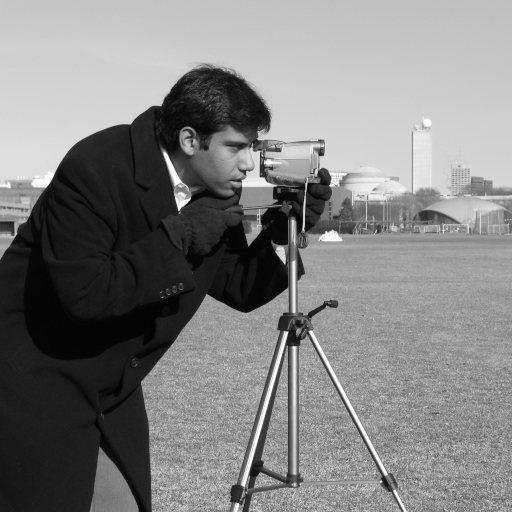
#> input picture skimage.data.camera(), 512 x 512 px; the run also reads 2 pictures not shown here
$ jupyter execute --allow-errors 2-Fourier_Transform.ipynb
#> lines starting #> are read from the running program, lines starting #| are printed output that depends on the picture
# Part 2: The Fourier Transform and the Frequency Domain

## The "recipe" for a signal

In the previous section, we discussed how signals can be composed of multiple sine waves. We can use a tool called the Fourier Transform to decompose a signal into its constituent sine waves.

Lets look at an example of a synthetic signal composed of four sine waves of varying frequencies:

[cell 1]
import numpy as np
import matplotlib.pyplot as plt

plt.style.use('seaborn-colorblind')
font = {'size': 18}

[cell 2]
f = [1/3, 1/2, 2, 3]
n_samples = 1001
x = np.linspace(-10, 10, n_samples)
y = [np.sin(x * freq * (2 * np.pi)) for freq in f]
y = np.sum(y, axis=0)

# Plot
plt.figure(figsize=(15,8))
plt.xlabel('Time (s)', fontdict=font)
plt.ylabel('Magnitude', fontdict=font)
plt.plot(x,y);
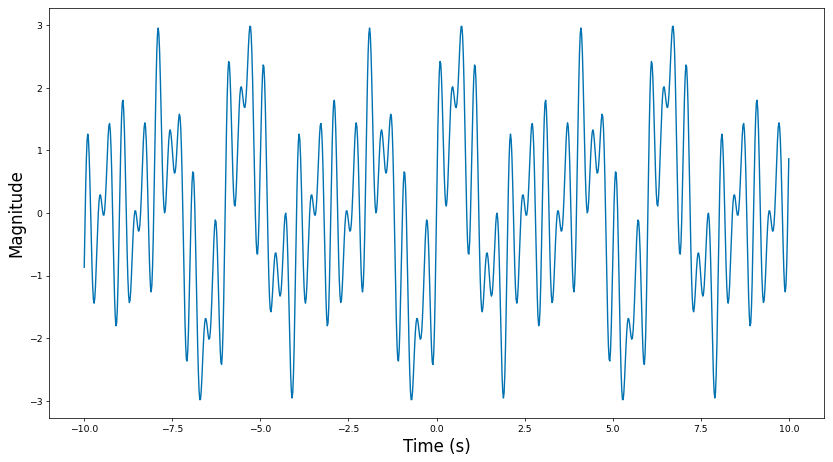
#> figure drawn by matplotlib, 1 panel; curve peaks at x = -5.28, y = 2.98

And now lets look at how we can use `scipy.fftpack.fft` to identify the individual sine wave components used to create the synthetic signal. FFT stands for "Fast Fourier Transform", which is an implementation of a discrete Fourier transform (vs. continuous, because we are dealing with samples of a signal, not a continuous function).

The FFT allows us to view a signal in the Frequency Domain, rather than the more intuitive Time Domain:

[cell 3]
from scipy.fftpack import fft, fftfreq, fftshift

freq_y = fftshift(np.abs(fft(y))) # fft, with centered origin
freq_x = fftshift(fftfreq(x.size, x[1] - x[0])) # find frequencies of fft

# Plot
plt.figure(figsize=(15, 8))
plt.xlabel('Frequency (Hz)', fontdict=font)
plt.ylabel('Magnitude', fontdict=font)
plt.plot(freq_x, freq_y);
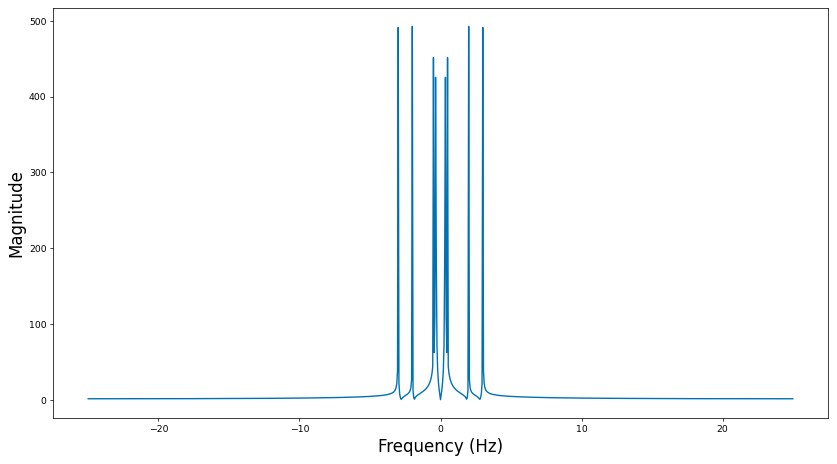
#> figure drawn by matplotlib, 1 panel; curve peaks at x = -2, y = 492.8

In this new plot, the x-axis is now representing frequency instead of time. If you look carefully, you can see eight spikes in that plot. These are more obvious if you zoom in:

[cell 4]
plt.figure(figsize=(15, 8))
plt.xlabel('Frequency (Hz)', fontdict=font)
plt.ylabel('Magnitude', fontdict=font)
plt.xlim(-3.5, 3.5)
plt.plot(freq_x, freq_y);
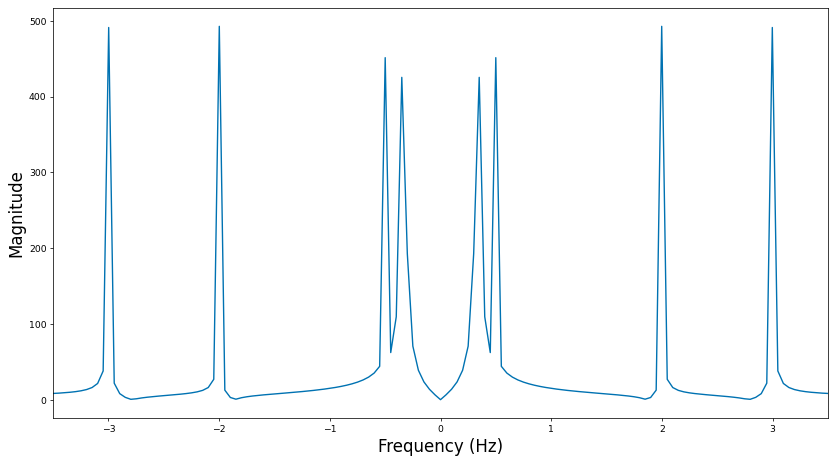
#> figure drawn by matplotlib, 1 panel; curve peaks at x = -2, y = 492.8

Now you can notice that the eight peaks are located at exactly the frequencies of the sine waves we used to create the synthetic signal (as well as the corresponding negative values). We can obtain the exact values of all peaks:

[cell 5]
from scipy.signal import find_peaks

peaks = find_peaks(freq_y)
peak_coords = freq_x[peaks[0]]
print(peak_coords)

Note that the output we are looking at so far is just frequency information (actually, the magnitude of a sine wave component at a particular frequency). There is no phase information in the peaks as they have been plotted. So lets go back to our original synthetic signal and shift our sine waves with respect to the origin.

[cell 6]
f = [1/3, 1/2, 2, 3]
phase_shifts = [(np.pi * 0.5),(np.pi),(np.pi * 0.3),(np.pi * 0.7)]
y2 = [np.sin((x * freq * (2 * np.pi)) + phase) for freq, phase in zip(f, phase_shifts)]
y2 = np.sum(y2, axis=0)

# Plot
plt.figure(figsize=(15,8))
plt.xlabel('Time (s)', fontdict=font)
plt.ylabel('Magnitude', fontdict=font)
plt.plot(x,y2, label='phases shifted')
plt.plot(x,y, label='original', color='C2')
plt.legend();
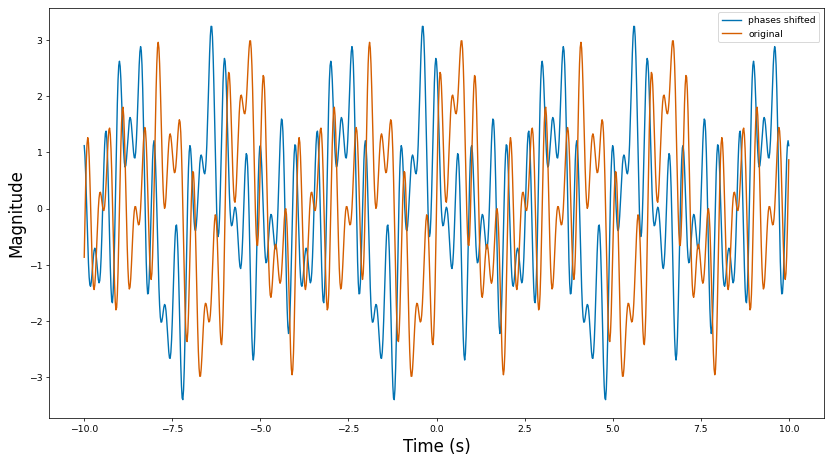
#> figure drawn by matplotlib, 1 panel; curve peaks at x = -0.4, y = 3.24; curve peaks at x = -5.28, y = 2.98

This signal thus contains the same frequencies as the first example, but those frequencies are phased differently, so the signals look quite different. Now lets take a look at the fourier transform of the phase-shifted example:

[cell 7]
freq_y2 = fftshift(np.abs(fft(y2)))

# Plot
plt.figure(figsize=(15, 8))
plt.xlabel('Frequency (Hz)', fontdict=font)
plt.ylabel('Magnitude', fontdict=font)
plt.xlim(-3.5, 3.5)
plt.plot(freq_x, freq_y2)
peaks2 = find_peaks(freq_y2)
peak_coords2 = freq_x[peaks2[0]]
print(peak_coords2)

As you can see, the FFT gives us the magnitudes of the consituent frequencies of a signal regardless of the phase of those frequencies. Actually, the FFT *also* gives us phase information!

[cell 8]
# getting phase information
p = fftshift(np.angle(fft(y)))
p2 = fftshift(np.angle(fft(y2)))

# Plot
plt.figure(figsize=(15, 8))
plt.xlabel('Frequency (Hz)', fontdict=font)
plt.ylabel('Phase', fontdict=font)
plt.xlim(-3.5, 3.5)
plt.plot(freq_x, p, label='original')
plt.plot(freq_x, p2, label='phase shifted', color='C2')
plt.legend();

This plot looks a little crazy, but what we really want are the phase values *at the magnitude peaks*.

[cell 9]
# negative phase (phase between π and 2π) needs to be converted

phases = p[peaks[0]] % (np.pi * 2)

phases2 = p2[peaks2[0]] % (np.pi * 2)

diffs = np.array(phases2) - np.array(phases)

phase_diffs = diffs[4:] % (np.pi * 2) # we only want the positive peaks

print('Phases shifts we specified:', phase_shifts)
print('Values returned from FFT:', phase_diffs)

Notice the values are a bit off. This is expected and shouldn't cause you any concern right now (an explanation requires a bit more math and theory that won't be covered in this lesson). Nonetheless, the information that the FFT *does* return is perfectly sufficient to recreate the original signal:

[cell 10]
from scipy.fftpack import ifft, ifftshift

y_fft = fftshift(fft(y))
y_from_fft = ifft(ifftshift(y_fft))

# Plot
fig, ax = plt.subplots(nrows=3, figsize=(15,10))
fig.subplots_adjust(hspace=.5)
font = {'size': 15}

# Top plot
ax[0].plot(x, y)
ax[0].set_title('Original signal', fontdict=font)
ax[0].set_xlabel('Time (s)', fontdict=font)
ax[0].set_ylabel('Magnitude', fontdict=font)

# Middle plot
ax[1].set_xlim(-3.5, 3.5)
ax[1].set_xlabel('Frequency (Hz)', fontdict=font)
ax[1].set_ylabel('Magnitude', fontdict=font)
ax[1].plot(freq_x, np.abs(y_fft), label='magnitude')
ax[1].set_title('FFT')
ax[1].legend(loc=2)
ax_share = ax[1].twinx()
ax_share.plot(freq_x, np.angle(y_fft), color='C2', label='phase')
ax_share.legend(loc=1)
ax_share.set_ylabel('Phase', fontdict=font)

# Bottom plot
ax[2].plot(x, y_from_fft)
ax[2].set_title('Signal recovered from FFT', fontdict=font)
ax[2].set_xlabel('Time (s)', fontdict=font)
ax[2].set_ylabel('Magnitude', fontdict=font);

At this point you might be wondering why `fftshift`, `np.angle` and `np.abs` are necessary for working with our FFTs. We will go over this shortly.

First, lets take a look at a *real* signal to demonstrate the true power of the FFT. [This signal](https://www.kaggle.com/swayammittal65/wearable-motion-sensors/) comes from an accelerometer being worn by someone who is walking at a steady pace (such accelerometers are found in smart watches, smart phones, and fitness devices). This particular accelerometer is taking an instantaneous measure of acceleration roughly every 0.02065 seconds:

[cell 11]
import pandas as pd

# real signal from accelerometer
#> (the rest of this cell did not finish here and is left out)

As you have probably guessed by now, FFTs can be used to analyze real signals. This is because *all signals* can be described as a combination of sine waves! Of course, unlike our synthetic signal, the frequency representation of our real signal is much noiser, so the peaks are a little messier and spread out.

Nonetheless, we see peaks, and they are meaningful! Indeed, the FFT can be used to identify regular, repeating patterns in our real signals. For example, we see that there are peaks of magnitude in the frequency spectrum roughly around 0.75 Hz, 1.75 Hz, 2.3 Hz and 3 Hz. Looking at the accelerometer signal, this makes sense. There appears to be a repeating pattern that occurs 18 times over 25 seconds (0.72 Hz), with many smaller motions that occur during each cycle.

Now lets take a look at an example of signals taken from an accelerometer during running:

#> (a cell that did not finish here is left out)

In the run signal, you can see that the first peak occurs at a higher frequency than in the run signal (closer to 1.5 Hz), and in general the "energy" of the signal is moved out to higher frequncies. This makes sense because running entails moving your legs and arms at a higher rate than walking!

Now lets dive deeper into the FFT to determine what exactly is going on.

## Using the FFT in Python

Now lets take a step back to go over all of the FFT-related functions we used above. First, lets take a look at the first few raw values of an FFT:

[cell 13]
# Make a wave
f = 1/2
n_samples = 1000
x = np.linspace(-10, 10, n_samples)
y = np.sin(x * f * (2 * np.pi))

# Take the fft
fy = fft(y)
print(fy[0:5])

The values returned by the FFT probably don't look like any type of number you are accustomed to working with in Python. In fact, these are *complex numbers*, which include a *real part* and an *imaginary part*. Recall the difference between real and imaginary numbers:

**Real number:**  From [Wikipedia](https://en.wikipedia.org/wiki/Real_number), "a value of a continuous quantity that can represent a distance along a line." This is not a perfectly rigorous definition, but will suffice. The real numbers are the numbers we use to measure stuff and include $1$, $\pi$, 7.9, and $1.\overline{3}$.

**Imaginary number:** From [Wikipedia](https://en.wikipedia.org/wiki/Imaginary_number), a number, "that can be written as a real number multiplied by the imaginary unit $i$, which is defined by its property $i^2 = −1$." Note that in Python we use $j$ instead of $i$ for $\sqrt{-1}$.

A complex number is represented as the sum of a real number and an imaginary number, although these aren't sums in the conventional sense. So the second value in our FFT output:

<center> $ 3.16904350 \times 10^{-04} - 0.10087346j$ </center>

Has a real part, $ 3.16904350 \times 10^{-04}$, and an imaginary part, $- 0.10087346j$.

The real and imaginary parts of a number in Python can be easily extracted:

[cell 14]
print('Real part:', fy[1].real)
print('Imaginary part:', fy[1].imag)

Complex numbers can be reprented on the *complex plane*, which is a coordinate system that plots the real part of a number on one axis, and the imaginary part of a number of the second axis. And of course any point on the plane desribes a vector with a magnitude (i.e., distance from the origin) and angle (from 0 to 2$\pi$):

[cell 15]
c_num = 0.9 + 1j # play with these values

# plot vector
plt.scatter(c_num.real, c_num.imag)
plt.quiver(0,0,c_num.real,c_num.imag, angles='xy', scale_units='xy', scale=1)


# might need to adjust these limits
plt.xlim((0,2 * c_num.real))
plt.ylim((0,2 * c_num.imag))

plt.title(f'Plotting {c_num} on the complex plane', fontdict={'size': 14})
plt.xlabel('Real part', fontdict=font)
plt.ylabel('Imaginary part', fontdict=font);

So we can actually obtain the magnitude and angle (phase) for a given complex number by applying some trigonometry:

[cell 16]
magnitude = np.sqrt(c_num.real**2 + c_num.imag**2)
angle = np.arctan(c_num.imag/c_num.real)

print(f'Complex value: {c_num}')
print(f'Magnitude: {magnitude}')
print(f'Angle: {angle}')

Another simple way to get the magnitude of a complex number is to take its absolute value (actually, the absolute value of a complex number is literally defined as its magnitude in the complex plane!). Thus we use `np.abs` to return the magnitude of a complex number.

And `np.angle` will return $\arctan \large\frac{imaginary\ part}{real\ part}$ to return our phase information:

[cell 17]
print(f'Magnitude: {np.abs(c_num)}')
print(f'Angle: {np.angle(c_num)}')

You might be wondering, "Why represent the output of the FFT as a complex number rather than returning magnitude and phase information directly?" The answer has to do with the math behind how the FFT actually works. That requires a lot of explanation and won't be covered here, but you are encouraged to check out some additional resources about the FFT, and the Fourier Transform on which it is based:

 * [Wikipedia page](https://en.wikipedia.org/wiki/Fourier_transform)
 * [Video from 3Blue1Brown](https://www.youtube.com/watch?v=spUNpyF58BY)
 * [Interactive explanation on Better Explained](https://betterexplained.com/articles/an-interactive-guide-to-the-fourier-transform/)

Not putting it all together, lets look at the first few values of the FFT of our simple sine wave `fy`:

[cell 18]
print(f'fft output:\t {fy[:3]}')
print()
print(f'magnitudes:\t {np.abs(fy[:3])}')
print()
print(f'phases:\t {np.angle(fy[:3])}')

And of course we can plot the original signal and FFT as in the examples above:

[cell 19]
fig, ax = plt.subplots(nrows=2, figsize=(15,10))

# Top plot
ax[0].plot(x, y)
ax[0].set_title('Original Signal', fontdict=font)

# Bottom plot
ax[1].plot(np.abs(fy), label= 'magnitude')
ax[1].set_title('FFT', fontdict=font)
ax[1].legend(loc=2)
ax[1].set_ylabel('Magnitude', fontdict=font)
ax_share = ax[1].twinx()
ax_share.plot(np.angle(fy), color='C2', label='phase')
ax_share.legend(loc=1)
ax_share.set_ylabel('Phase', fontdict=font);

But this frequency domain doesn't look right! We expect to see a single peak to the right on the origin, and the corresponding "negative" peak, as in the examples above. In this case, both peaks are to the right of the origin, and they certainly don't seem to be indicating frequency.

This is why we use `fftshift` and `fftfreq`.

`fftshift` is used because `fft` returns values in a strange order: it first returns the zero-frequency component, and then all positive components in increasing order, then returns all of the negative componenets in increasing order. `fftshift` reorders the values in a more natural way, with everything in increasing order and the zero-frequency component at the center.

`fftfreq` returns a list of frequency values based on the number of samples and sampling interval in the original signal. Otherwise, each data point will be plotted with an index (i.e., 1000 samples will be plotted from 0 to 999 inclusive).

Let's use `fftshift` and `fftfreq` to improve our plot:

[cell 20]
# Calculate frequency axis values
nsamples = x.size
interval = (x[-1] - x[0]) / (x.size - 1)
x_values = fftshift(fftfreq(nsamples, interval))

# Plot
fig, ax = plt.subplots(figsize=(15, 8))
# ax.set_xlim((-3,3)) # Uncomment to focus on peaks
ax.plot(x_values, fftshift(np.abs(fy)), label="Magnitude")
ax.set_xlabel('Frequency (Hz)', fontdict=font)
ax.set_ylabel('Phase', fontdict=font)
ax.legend(loc=2)
ax_share = ax.twinx()
ax_share.plot(x_values, fftshift(np.angle(fy)), color='C2', label="Phase")
ax_share.legend(loc=1);

Finally, recalled that we used `ifft` and `ifftshift` in an example above. These functions simply perform the inverse operations to `fft` and `fftshift` and need to used to convert our frequency domain data back into time domain data.

## 2D FFTs

FFTs can be applied to multidimensional arrays using `scipy.fftpack.fftn`. To demonstrate, let's look at some synthetic examples.

[cell 21]
from skimage.transform import rotate

f = 1/100
image_size = 1000
x = np.linspace(0, image_size, image_size)
wave = np.sin(x * f * (2 * np.pi))

image0 = np.ones(image_size)[:,np.newaxis] * wave[np.newaxis,:]
image1 = np.ones(image_size)[np.newaxis,:] * wave[:,np.newaxis]
image2 = rotate(image1, 45)

image0 = image0[248:-240, 248:-240]
image1 = image1[248:-240, 248:-240]
image2 = image2[248:-240, 248:-240]

# Plot
fig, ax = plt.subplots(ncols=3, figsize=(15, 5), sharey=True)
ax[0].imshow(image0)
ax[0].set_title('Vertical waves', fontdict=font)
ax[1].imshow(image1)
ax[1].set_title('Horizonal waves', fontdict=font)
ax[2].imshow(image2)
ax[2].set_title('Diagonal waves', fontdict=font);

Now lets look at the corresponding FFTs:

[cell 22]
from scipy.fftpack import fftn

# Get magnitudes
image0_mag = np.abs(fftn(image0))
image0_mag = fftshift(image0_mag) # Remember why we use `fftshift`

image1_mag = np.abs(fftn(image1))
image1_mag = fftshift(image1_mag)

image2_mag = np.abs(fftn(image2))
image2_mag = fftshift(image2_mag)

# Get phases
image0_ph = np.angle(fftn(image0))
image0_ph = fftshift(image0_ph)

image1_ph = np.angle(fftn(image1))
image1_ph = fftshift(image1_ph)

image2_ph = np.angle(fftn(image2))
image2_ph = fftshift(image2_ph)


# Plots
fig, ax = plt.subplots(ncols=3, nrows=2, figsize=(15, 10), sharey=True)

# Upper panels
ax[0,0].imshow(image0_mag[246:267, 246:267]) # Need to focus on the peaks
ax[0,0].set_title('Vertical waves (Magnitude)', fontdict=font)
ax[0,1].imshow(image1_mag[246:267, 246:267])
ax[0,1].set_title('Horizonal waves (Magnitude)', fontdict=font)
ax[0,2].imshow(image2_mag[246:267, 246:267])
ax[0,2].set_title('Diagonal waves (Magnitude)', fontdict=font)

# Lower panels
ax[1,0].imshow(image0_ph[246:267, 246:267]) # Need to focus on the peaks
ax[1,0].set_title('Vertical waves (Phase)', fontdict=font)
ax[1,1].imshow(image1_ph[246:267, 246:267])
ax[1,1].set_title('Horizonal waves (Phase)', fontdict=font)
ax[1,2].imshow(image2_ph[246:267, 246:267])
ax[1,2].set_title('Diagonal waves (Phase)', fontdict=font);

Here you can appreciate the the "peaks" for magnitude and phase are now visualized as spots of high intensity, with an orientation about the center of the frequency/phase image that reflects the orientation of the waves in the original image. As with our 1D examples, phase is difficult to interpret, but the magnitude images are clear.

Note that, because we used `fftshift`, the centers of the magnitude/phase images represent frequency 0, and higher frequencies are represented by the periphery of the magnitude/phase images.

You'll notice that, in the magnitude images, the spots are fairly sharp. This makes sense because the original images were just waves of a single frequency and orientation. Most real images don't look like this. Watch what happens with some more "natural" image features, like stripes:

[cell 23]
# Make the stripes
vertical_stripe = np.zeros((512,512))
vertical_stripe[:,200:300] = 1

horizontal_stripe = np.zeros((1000,1000))
horizontal_stripe[450:550, :] = 1

diagonal_stripe = rotate(horizontal_stripe, 45)

horizontal_stripe = horizontal_stripe[248:-240, 248:-240]
diagonal_stripe = diagonal_stripe[248:-240, 248:-240]

# FFT magnitudes

vs_fft = np.abs(fftn(vertical_stripe))
vs_fft = fftshift(vs_fft)

hs_fft = np.abs(fftn(horizontal_stripe))
hs_fft = fftshift(hs_fft)

ds_fft = np.abs(fftn(diagonal_stripe))
ds_fft = fftshift(ds_fft)

# Plots
fig, ax = plt.subplots(ncols=3, nrows=2, figsize=(15, 10))
font = {'size':15}

# Upper panels
ax[0,0].imshow(vertical_stripe)
ax[0,0].set_title('Vertical stripe', fontdict=font)
ax[0,1].imshow(horizontal_stripe)
ax[0,1].set_title('Horizonal stripe', fontdict=font)
ax[0,2].imshow(diagonal_stripe)
ax[0,2].set_title('Diagonal stripe', fontdict=font)

# Lower panels
ax[1,0].imshow(vs_fft[246:267, 246:267])
ax[1,0].set_title('Vertical stripe (FFT Magnitude)', fontdict=font)
ax[1,1].imshow(hs_fft[246:267, 246:267])
ax[1,1].set_title('Horizonal stripe (FFT Magnitude)', fontdict=font)
ax[1,2].imshow(ds_fft[246:267, 246:267])
ax[1,2].set_title('Diagonal stripe (FFT Magnitude)', fontdict=font);

Here, you see that the frequency information is spread out from the origin, while the orientation is what you might expect. Why is this the case?

Remember that frequency domain values represent a wave -- a repeating oscillation that continues forever (like $ \sin x $). Thus when your original image is a wave, you will have a sharp peak in the frequency domain.

Now think about how you might go about creating edges or single objects by summing up sine waves. It can be quite complicated! Lets take a look at a 1D example of how to create a square wave:

[cell 24]
x = np.linspace(-10,10,1000)
harmonics = [1, 2, 5, 9, 55, 100000]

fig, axes = plt.subplots(ncols=2, nrows=3, figsize=(15, 15))
ax = axes.ravel()

for i, h in enumerate(harmonics):
    waves = [np.sin(i * x)/i for i in range(1, h * 2, 2)]
    sq_wave = np.sum(waves, axis=0)
    ax[i].plot(sq_wave)
    ax[i].set_title(f'Sum of {h} sine wave harmonics', fontdict=font)

So you can see that edges, which are discontinuous, require information spread across many frequencies. Edges will therefore show up as lines in the magnitude of the FFT, where the orientation of the line is perpendicular to the edge.

Let us now look at the FFT of a real image:

[cell 25]
from skimage.data import camera
from skimage.color import rgb2gray

image = rgb2gray(camera()) # get image
#> image is the input picture: shape (512, 512); min 0, max 255, mean 129.1

im_fft_mag = np.abs(fftshift(fftn(image))) # get fft magnitude
#> (the rest of the program and of its run is left out)
